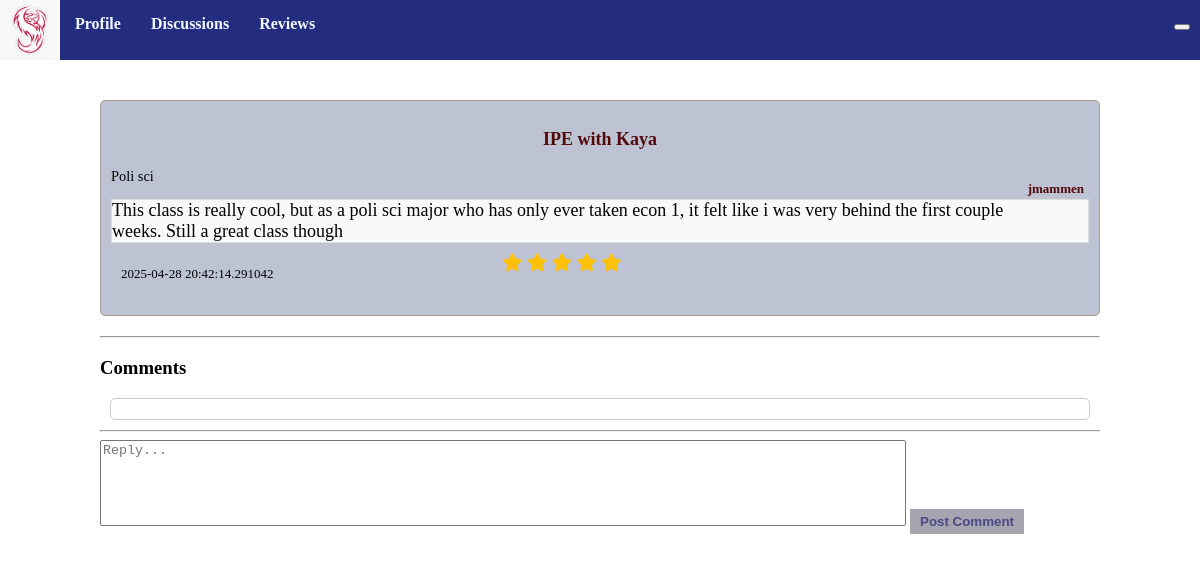
The page /review/1 on the database its author committed.
### models.py (models this page shows, shortened)
class Review(db.Model):
    id = db.Column(db.Integer, primary_key=True)
    title = db.Column(db.String(255), nullable=False)
    content = db.Column(db.Text, nullable=False)
    created_at = db.Column(db.DateTime, default=db.func.current_timestamp())
    rating = db.Column(db.Integer, nullable=False)
    author = db.Column(db.Text, nullable=False)
    comments = db.relationship('Comment', backref='review', cascade="all, delete-orphan", lazy=True)
    major = db.Column(db.Text, nullable=False)

### app.py (the view)
@app.route('/review/<int:review_id>')
def rev_posts(review_id):
    review = Review.query.get_or_404(review_id) # returns a 404 error if get fails
    review = db.session.query(Review).get(review_id)
    return render_template('rev_posts.html', review=review)

### templates/rev_posts.html (shortened to what this page needs)
{% extends "base.html" %}
{% block head %}
{{ super() }}
<link rel="stylesheet" href="https://cdnjs.cloudflare.com/ajax/libs/font-awesome/6.7.2/css/all.min.css">
{% endblock %}
{%block content %}
<div class="specificpost">
    <div class="whereithappens">
        <div id="header">
            <p id="title">{{review.title}}</p1>
            <p id="author">{{review.author}}</p>
            <p id="major">{{review.major}}</p>
            <p id="content">{{review.content}}</p>
        </div>
        <div id="information">
            <p id="created_at">{{review.created_at}}</p>
            <div class="stars">
                {% for _ in range(review.rating|int) %}
                <i class="fa-solid fa-star" style="color: #ffc107"></i>
                {% endfor %}
            </div>
        </div>
    </div>
    <hr>
    <h3>Comments</h3>
    <ul class="list-group">
    </ul>
    <hr>
    <form action="{{ url_for('review_comment', review_id=review.id) }}" method="post" class="mt-3">
        <textarea id="commentbox" name="comment" class="form-control mb-2" placeholder="Reply..." required></textarea>
        <button type="submit" class="btn btn-secondary">Post Comment</button>
    </form>
</div>
{% endblock %}

### static/styles/base.css (style rules this page uses)
body { margin: 0; padding: 0; }
p { font-size: 0.8em; }
.list-group { background-color: #ffffff; border: 1px solid #ccc; padding: 10px; padding-left: 75px; padding-right: 75px; margin: 10px; border-radius: 5px; }
.whereithappens { padding: 10px; background-color: #bdc3d2; border: 1px solid #a89c94; margin-bottom: 20px; border-radius: 5px; font-family:montserrat; font-size: large; }
.specificpost { margin: 100px; }
#content { border: 1px solid #ddd; margin: auto; background-color: #f9f9f9; font-size: large; }
#header #title { color: rgb(80, 10, 10); font-weight: bolder; font-size: large; text-align: center; }
#header #author { color: rgb(80, 10, 10); font-weight: bold; font-size: small; margin-right: 5px; position: relative; float: right; }
#information { display: grid; grid-template-columns: repeat(3, auto); padding: 5px; margin: 5px; }
#information p { font-size: small; }
.btn { background-color: #a6a5af; color: rgb(75, 71, 132); border: none; padding: 5px 10px; text-decoration: none; display: inline-block; font-weight: bold; }
#commentbox { width: 100vh; height:10vh; resize: none; }

### rows shown on the page
Review: title "IPE with Kaya", author "jmammen", major "Poli sci", content "This class is really cool, but as a poli sci major who has only ever taken econ 1, it felt like i was very behind the first couple weeks. Still a great class though", created_at "2025-04-28 20:42:14.291042", rating 5 (drawn)
